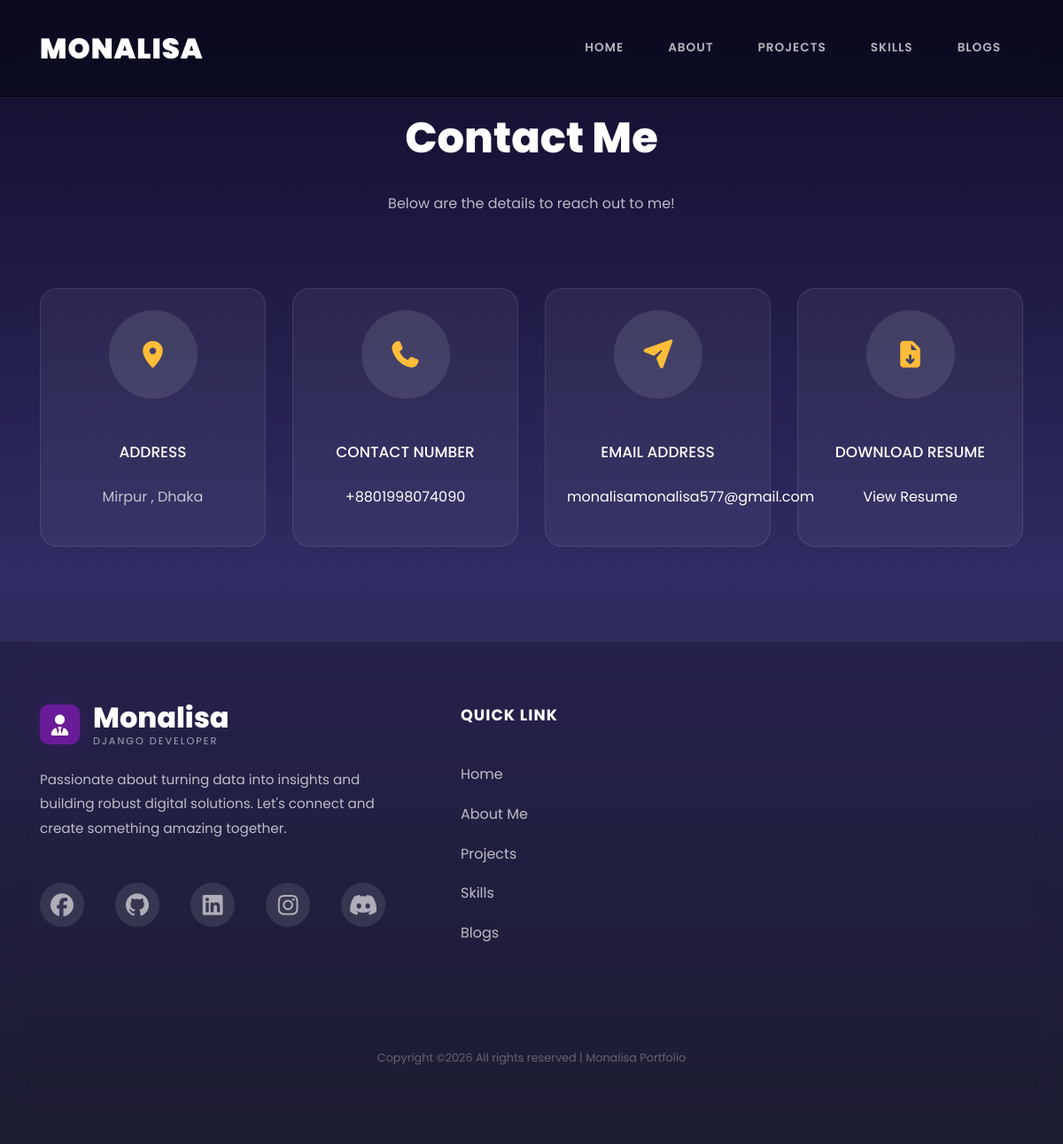
Page /contact/ on the earlier database version.
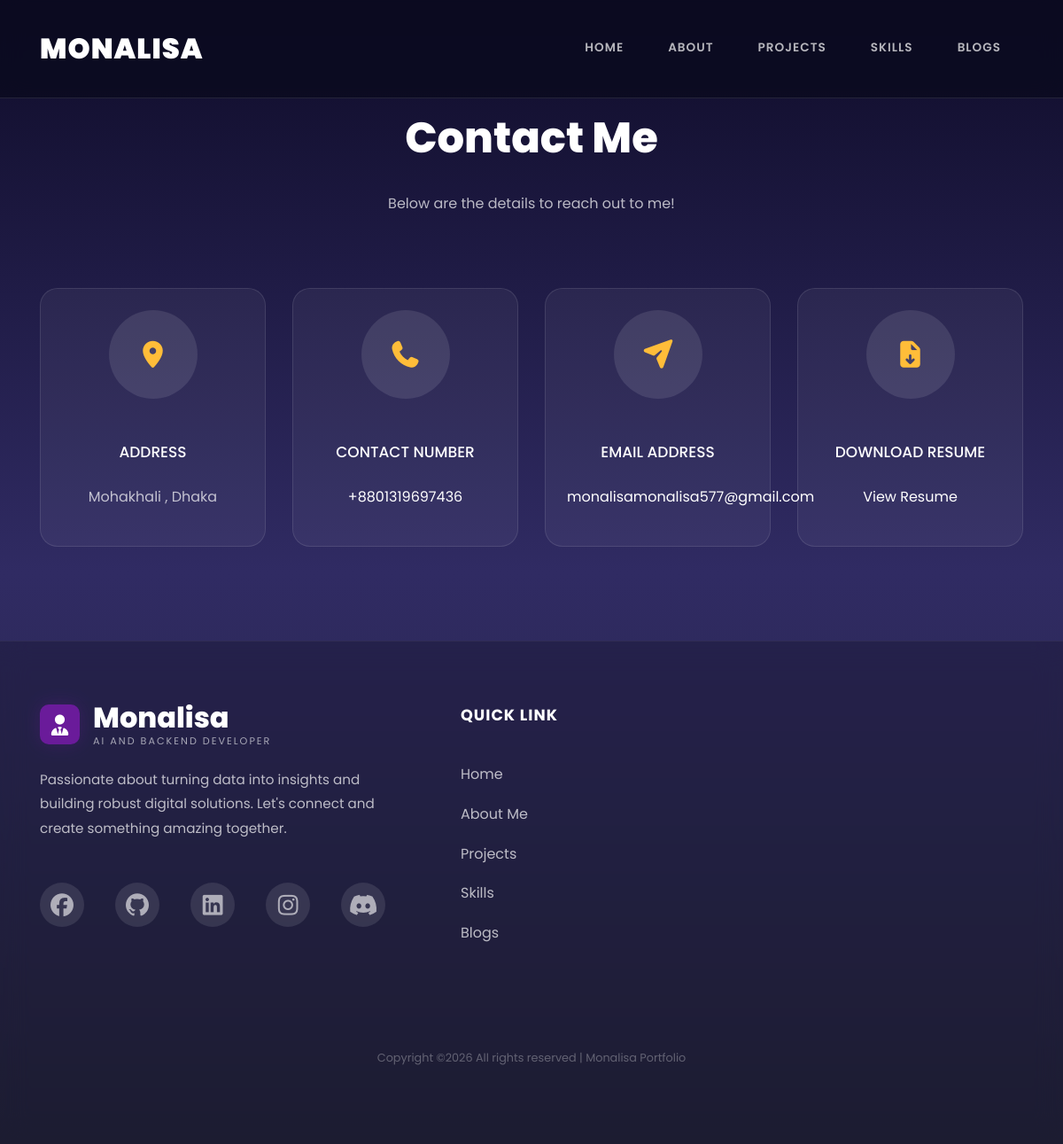
Same page on the later database version.
### app/models.py (models this page shows)
class Personal_Info(models.Model):
    name = models.CharField(max_length=200)
    Job_role= models.CharField(max_length=200)
    address = models.CharField(max_length=200)
    experience = models.CharField(max_length=200)
    phone_number= models.IntegerField()
    email_address = models.EmailField()
    reusme_link =models.URLField(default='not_available')
    linkedin = models.URLField(default='https://github.com/MONAlIS-A')
    facebook_link =models.URLField(default='https://github.com/MONAlIS-A')
    instagram_link= models.URLField(default='https://github.com/MONAlIS-A')
    github_link = models.URLField(default='https://github.com/')
    discord_link =models.URLField(default='https://github.com/MONAlIS-A')

### app/views.py (the view)
# urls.py: path('contact/', views.Contact, name='contact'),
def Contact(request):
    data = Personal_Info.objects.all()
    return render(request, 'app/contact.html', {'data': data})

### app/templates/app/contact.html (shortened to what this page needs)
{% extends 'common_code/base.html' %}
{% load static %}
{% block main-content %}
  <section class="ftco-section contact-section ftco-no-pb" id="contact-section">
      <div class="container">
      	<div class="row justify-content-center mb-5 pb-3">
          <div class="col-md-7 heading-section text-center ftco-animate">
            <h2 class="mb-4">Contact Me</h2>
            <p>Below are the details to reach out to me!</p>
          </div>
        </div>
		{% for data in data %}
        <div class="row d-flex contact-info mb-5">
          <div class="col-md-6 col-lg-3 d-flex ftco-animate">
          	<div class="align-self-stretch box p-4 text-center">
          		<div class="icon d-flex align-items-center justify-content-center">
          			<span class="fas fa-map-marker-alt"></span>
          		</div>
          		<h3 class="mb-4">Address</h3>
	            <p>{{data.address}}</p>
	          </div>
          </div>
          <div class="col-md-6 col-lg-3 d-flex ftco-animate">
          	<div class="align-self-stretch box p-4 text-center">
          		<div class="icon d-flex align-items-center justify-content-center">
          			<span class="fas fa-phone"></span>
          		</div>
          		<h3 class="mb-4">Contact Number</h3>
	            <p><a href="tel:+880{{data.phone_number}}">+880{{data.phone_number}}</a></p>
	          </div>
          </div>
          <div class="col-md-6 col-lg-3 d-flex ftco-animate">
          	<div class="align-self-stretch box p-4 text-center">
          		<div class="icon d-flex align-items-center justify-content-center">
          			<span class="fas fa-paper-plane"></span>
          		</div>
          		<h3 class="mb-4">Email Address</h3>
	            <p><a href="mailto:{{data.email_address}}">{{data.email_address}}</a></p>
	          </div>
          </div>
          <div class="col-md-6 col-lg-3 d-flex ftco-animate">
          	<div class="align-self-stretch box p-4 text-center">
          		<div class="icon d-flex align-items-center justify-content-center">
          			<span class="fas fa-file-download"></span>
          		</div>
          		<h3 class="mb-4">Download Resume</h3>
	            <p><a href="{{data.reusme_link}}" target="_blank">View Resume</a></p>
	          </div>
          </div>
          </div>
		  {% endfor %}
		  <div class="container">
			<br>
			<br>
   </div>
 </section>
{% endblock main-content %}

### app/templates/common_code/base.html (shortened to what this page needs)
{% load static %}
<!DOCTYPE html>
<html lang="en">
  <head>
    <link rel="stylesheet" href="https://cdnjs.cloudflare.com/ajax/libs/font-awesome/7.0.0/css/all.min.css">
    <link rel="stylesheet" href="{% static 'app/css/open-iconic-bootstrap.min.css' %}">
    <link rel="stylesheet" href="{% static 'app/css/animate.css' %}">
    <link rel="stylesheet" href="{% static 'app/css/owl.carousel.min.css' %}">
    <link rel="stylesheet" href="{% static 'app/css/owl.theme.default.min.css' %}">
    <link rel="stylesheet" href="{% static 'app/css/magnific-popup.css' %}">
    <link rel="stylesheet" href="{% static 'app/css/aos.css' %}">
    <link rel="stylesheet" href="{% static 'app/css/ionicons.min.css' %}">
    <link rel="stylesheet" href="{% static 'app/css/flaticon.css' %}">
    <link rel="stylesheet" href="{% static 'app/css/icomoon.css' %}">
    <link rel="stylesheet" href="{% static 'app/css/style.css' %}">
	<link rel="stylesheet" href="{% static 'app/css/my_style.css' %}">
  </head>
  <body data-spy="scroll" data-target=".site-navbar-target" data-offset="300">
    <nav class="navbar navbar-expand-lg navbar-dark ftco_navbar ftco-navbar-light site-navbar-target" id="ftco-navbar">
	    <div class="container">
	      <a class="navbar-brand" href="{% url 'home' %}">Monalisa</a>
	      <div class="collapse navbar-collapse" id="ftco-nav">
	        <ul class="navbar-nav nav ml-auto">
	          <li class="nav-item"><a href="{% url 'home' %}" class="nav-link"><span>Home</span></a></li>
	          <li class="nav-item"><a href="{% url 'about' %}" class="nav-link"><span>About</span></a></li>
	          <li class="nav-item"><a href="{% url 'projects' %}" class="nav-link"><span>Projects</span></a></li>
	          <li class="nav-item"><a href="{% url 'skills' %}" class="nav-link"><span>Skills</span></a></li>
              <li class="nav-item"><a href="{% url 'blogs' %}" class="nav-link"><span>Blogs</span></a></li>
	        </ul>
	      </div>
	    </div>
	</nav>
	{% block main-content %}
 	{% endblock %}
    <footer class="ftco-footer ftco-section" style="background: rgba(0, 0, 0, 0.2); backdrop-filter: blur(15px); padding: 70px 0; border-top: 1px solid rgba(255,255,255,0.05);">
		<div class="container">
            {% for p in data %}
		  <div class="row">
			<div class="col-md-5 mb-4 mb-md-0">
			  <div class="ftco-footer-widget">
				<div class="d-flex align-items-center mb-4">
                    <div style="background: #6a1b9a; width: 45px; height: 45px; border-radius: 10px; display: flex; align-items: center; justify-content: center; margin-right: 15px; box-shadow: 0 0 20px rgba(106, 27, 154, 0.3);">
                        <i class="fas fa-user-tie" style="color: #fff; font-size: 1.5rem;"></i>
                    </div>
                    <h2 class="footer-heading" style="color: #fff; font-size: 2rem; font-weight: 800; margin: 0; line-height: 1;">{{ p.name }} <span style="display: block; font-size: 0.7rem; font-weight: 400; letter-spacing: 2px; color: rgba(255,255,255,0.6); margin-top: 5px; text-transform: uppercase;">{{ p.Job_role }}</span></h2>
                </div>
				<p style="color: rgba(255,255,255,0.7); line-height: 1.8; font-size: 0.95rem; max-width: 400px;">Passionate about turning data into insights and building robust digital solutions. Let's connect and create something amazing together.</p>
				<ul class="ftco-footer-social list-unstyled mt-5 d-flex" style="gap: 25px;">
				  <li><a href="{{ p.facebook_link }}" style="color: #fff; font-size: 1.4rem; transition: 0.3s;"><span class="fab fa-facebook"></span></a></li>
				  <li><a href="{{ p.github_link }}" style="color: #fff; font-size: 1.4rem; transition: 0.3s;"><span class="fab fa-github"></span></a></li>
				  <li><a href="{{ p.linkedin }}" style="color: #fff; font-size: 1.4rem; transition: 0.3s;"><span class="fab fa-linkedin"></span></a></li>
				  <li><a href="{{ p.instagram_link }}" style="color: #fff; font-size: 1.4rem; transition: 0.3s;"><span class="fab fa-instagram"></span></a></li>
				  <li><a href="{{ p.discord_link }}" style="color: #fff; font-size: 1.4rem; transition: 0.3s;"><span class="fab fa-discord"></span></a></li>
				</ul>
			  </div>
			</div>
			<div class="col-md-3 mb-4 mb-md-0">
			  <div class="ftco-footer-widget">
				<h2 class="footer-heading" style="color: #fff; font-size: 1.1rem; font-weight: 700; letter-spacing: 1px; margin-bottom: 40px; text-transform: uppercase;">Quick Link</h2>
				<ul class="list-unstyled">
				  <li class="mb-3"><a href="{% url 'home' %}" style="color: rgba(255,255,255,0.7); text-decoration: none; transition: 0.3s;">Home</a></li>
				  <li class="mb-3"><a href="{% url 'about' %}" style="color: rgba(255,255,255,0.7); text-decoration: none; transition: 0.3s;">About Me</a></li>
				  <li class="mb-3"><a href="{% url 'projects' %}" style="color: rgba(255,255,255,0.7); text-decoration: none; transition: 0.3s;">Projects</a></li>
				  <li class="mb-3"><a href="{% url 'skills' %}" style="color: rgba(255,255,255,0.7); text-decoration: none; transition: 0.3s;">Skills</a></li>
                  <li class="mb-3"><a href="{% url 'blogs' %}" style="color: rgba(255,255,255,0.7); text-decoration: none; transition: 0.3s;">Blogs</a></li>
				</ul>
			  </div>
			</div>
		  </div>
            {% endfor %}
            <div class="row mt-5">
                <div class="col-md-12 text-center">
                    <p style="color: rgba(255,255,255,0.3); font-size: 0.8rem; margin-top: 50px;">
                        Copyright &copy;<script>document.write(new Date().getFullYear());</script> All rights reserved | Monalisa Portfolio
                    </p>
                </div>
            </div>
		</div>
	 </footer>
  </body>
</html>

### app/templates/app/contact.html (style rules this page uses)
body { background: #0f0c29; background: linear-gradient(to bottom, #0f0c29, #302b63, #24243e); color: #fff; font-family: 'Poppins', sans-serif; }
.contact-section { padding: 120px 0; }
.heading-section h2 { color: #fff; font-size: 3rem; font-weight: 800; }
.heading-section p { color: rgba(255, 255, 255, 0.7); }
.contact-info .box { background: rgba(255, 255, 255, 0.05); backdrop-filter: blur(10px); border: 1px solid rgba(255, 255, 255, 0.1); border-radius: 20px; transition: all 0.3s; height: 100%; }
.contact-info .icon { width: 60px; height: 60px; background: rgba(255, 255, 255, 0.1); border-radius: 50%; margin: 0 auto 20px; color: #00d2ff; font-size: 1.5rem; }
.contact-info h3 { color: #fff; font-size: 1.2rem; font-weight: 700; }
.contact-info p, .contact-info p a { color: rgba(255, 255, 255, 0.7); text-decoration: none; }

### app/templates/common_code/base.html (style rules this page uses)
#ftco-navbar { background: rgba(10, 10, 30, 0.8) !important; backdrop-filter: blur(15px); border-bottom: 1px solid rgba(255, 255, 255, 0.1); padding: 15px 0; transition: all 0.3s; }
#ftco-navbar .navbar-brand { font-weight: 900; font-size: 2rem; color: #fff !important; letter-spacing: 1px; text-transform: uppercase; }
#ftco-navbar .nav-link { color: rgba(255, 255, 255, 0.7) !important; font-weight: 600; padding: 12px 25px !important; transition: all 0.3s; text-transform: uppercase; font-size: 0.85rem; letter-spacing: 1px; }

Differences in the rows shown:
changed Personal_Info "Monalisa": address "Mirpur , Dhaka" → "Mohakhali , Dhaka"; phone_number "1998074090" → "1319697436"; Job_role "DJANGO DEVELOPER" → "AI AND BACKEND DEVELOPER"
